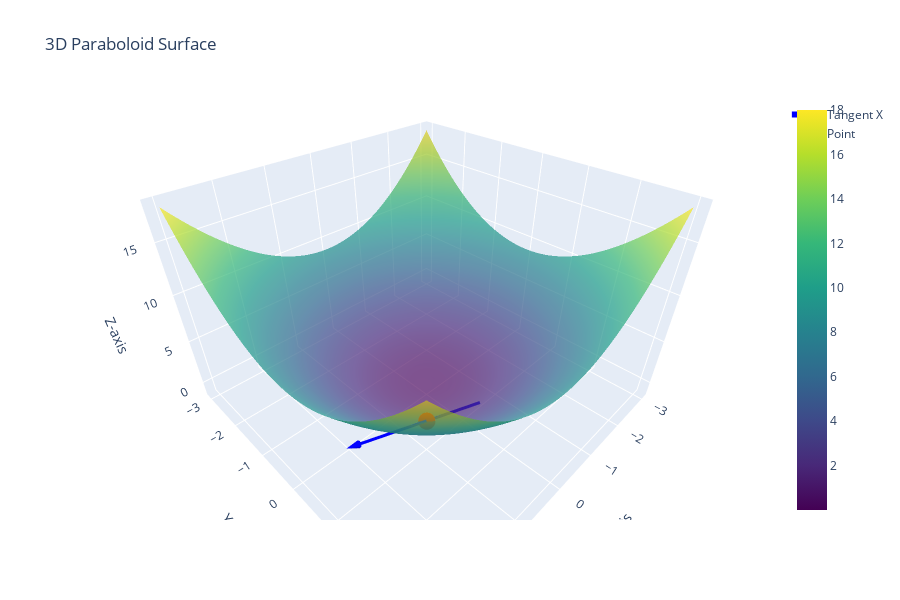

Notebook code cell kept with this figure:
### Markdown cell above
### 3.1. Tangent Accross X

Here, we keep values of y constant i.e. $y=y_0$

We Know,

$$
\frac{\partial z}{\partial x} = \frac{z-z_0}{x-x_0}
$$

Which Yields:

$$
z = z_0 + \frac{\partial z} {\partial x} (x - x_0)
$$

So, we need to figue out values of z for a given x keeping y constant

### Code cell
# ---------------- Tangent Lines in 3D ----------------
x_tangent_x = np.linspace(x0 - L, x0 + L, 50)
y_tangent_x = np.full_like(x_tangent_x, y0) # constant values of y = y0
z_tangent_x = z0 + dz_dx * (x_tangent_x - x0)

# Tangent lines
fig_3d.add_trace(go.Scatter3d(x=x_tangent_x, y=y_tangent_x, z=z_tangent_x,
                              mode="lines", line=dict(color="blue", width=6), name="Tangent X"))

# -------------- Tangent arrows: as a cone -------------------------
fig_3d.add_trace(go.Cone(x=[x_tangent_x[-1]], y=[y_tangent_x[-1]], z=[z_tangent_x[-1]],
                         u=[1], v=[0], w=[dz_dx], colorscale=[[0,"blue"],[1,"blue"]],
                         sizemode="absolute", sizeref=arrow_size, showscale=False))

fig_3d.add_trace(go.Scatter3d(x=[x0], y=[y0], z=[z0], mode="markers",
                              marker=dict(size=6, color="red"), name="Point"))

### Figure 1 — Plotly figure (JSON) as saved in the notebook; plotly's stock layout.template omitted (floating-point values rounded to 4 significant figures; data arrays with more than 128 entries replaced by an {"elided": "..."} marker saying what was removed)
{"data": [{"colorscale": [[0, "#440154"], [0.1111, "#482878"], [0.2222, "#3e4989"], [0.3333, "#31688e"], [0.4444, "#26828e"], [0.5556, "#1f9e89"], [0.6667, "#35b779"], [0.7778, "#6ece58"], [0.8889, "#b5de2b"], [1, "#fde725"]], "name": "Surface", "opacity": 0.7, "type": "surface", "x": {"elided": "100x100 float values"}, "y": {"elided": "100x100 float values"}, "z": {"elided": "100x100 float values"}}, {"line": {"color": "blue", "width": 6}, "mode": "lines", "name": "Tangent X", "type": "scatter3d", "x": [-0.5, -0.4388, -0.3776, -0.3163, -0.2551, -0.1939, -0.1327, -0.07143, -0.0102, 0.05102, 0.1122, 0.1735, 0.2347, 0.2959, 0.3571, 0.4184, 0.4796, 0.5408, 0.602, 0.6633, 0.7245, 0.7857, 0.8469, 0.9082, 0.9694, 1.031, 1.092, 1.153, 1.214, 1.276, 1.337, 1.398, 1.459, 1.52, 1.582, 1.643, 1.704, 1.765, 1.827, 1.888, 1.949, 2.01, 2.071, 2.133, 2.194, 2.255, 2.316, 2.378, 2.439, 2.5], "y": [1.0, 1.0, 1.0, 1.0, 1.0, 1.0, 1.0, 1.0, 1.0, 1.0, 1.0, 1.0, 1.0, 1.0, 1.0, 1.0, 1.0, 1.0, 1.0, 1.0, 1.0, 1.0, 1.0, 1.0, 1.0, 1.0, 1.0, 1.0, 1.0, 1.0, 1.0, 1.0, 1.0, 1.0, 1.0, 1.0, 1.0, 1.0, 1.0, 1.0, 1.0, 1.0, 1.0, 1.0, 1.0, 1.0, 1.0, 1.0, 1.0, 1.0], "z": [-1.0, -0.8776, -0.7551, -0.6327, -0.5102, -0.3878, -0.2653, -0.1429, -0.02041, 0.102, 0.2245, 0.3469, 0.4694, 0.5918, 0.7143, 0.8367, 0.9592, 1.082, 1.204, 1.327, 1.449, 1.571, 1.694, 1.816, 1.939, 2.061, 2.184, 2.306, 2.429, 2.551, 2.673, 2.796, 2.918, 3.041, 3.163, 3.286, 3.408, 3.531, 3.653, 3.776, 3.898, 4.02, 4.143, 4.265, 4.388, 4.51, 4.633, 4.755, 4.878, 5.0]}, {"colorscale": [[0, "blue"], [1, "blue"]], "showscale": false, "sizemode": "absolute", "sizeref": 0.5, "type": "cone", "u": [1], "v": [0], "w": [2], "x": [2.5], "y": [1], "z": [5]}, {"marker": {"color": "red", "size": 6}, "mode": "markers", "name": "Point", "type": "scatter3d", "x": [1], "y": [1], "z": [2]}], "layout": {"height": 600, "scene": {"aspectratio": {"x": 1.5, "y": 1.5, "z": 1}, "xaxis": {"title": {"text": "X-axis"}}, "yaxis": {"title": {"text": "Y-axis"}}, "zaxis": {"title": {"text": "Z-axis"}}}, "title": {"text": "3D Paraboloid Surface"}, "width": 900}}
